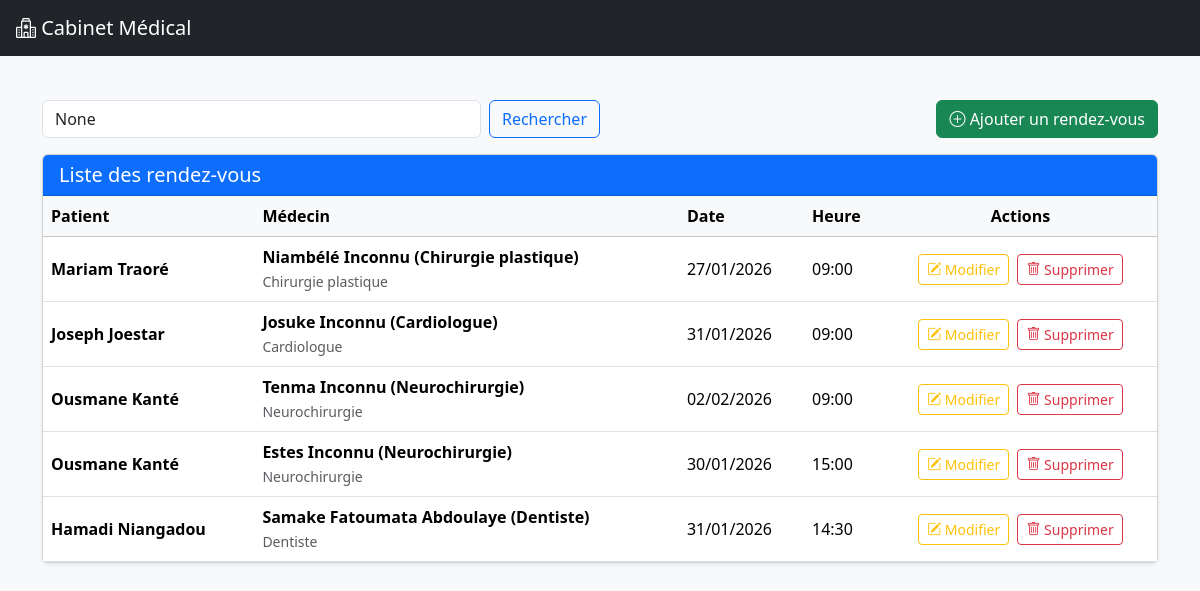
Screenshot of /rendezvous/ with the database file from the repository.
### rendezvous/models.py (models this page shows, shortened)
class RendezVous(models.Model):
    patient = models.ForeignKey("patients.Patient", on_delete=models.CASCADE, related_name="rendezvous")
    medecin = models.ForeignKey("medecins.Medecin", on_delete=models.CASCADE, related_name="rendezvous")
    date_rendezvous = models.DateField()
    heure_rendezvous = models.TimeField()

### patients/models.py (models this page shows)
class Patient(models.Model):
    nom = models.CharField(max_length=100)
    prenom = models.CharField(max_length=100)
    date_naissance = models.DateField()
    adresse = models.TextField(blank=True, null=True)
    telephone = models.CharField(max_length=20, blank=True, null=True)
    email = models.EmailField(blank=True, null=True)
    def __str__(self):
        return f"{self.prenom} {self.nom}"

### medecins/models.py (models this page shows)
class Medecin(models.Model):
    nom = models.CharField(max_length=100)
    prenom = models.CharField(max_length=100, default="Inconnu")
    specialite = models.CharField(max_length=100)
    telephone = models.CharField(max_length=20)
    email = models.EmailField( blank=True, null=True)
    def __str__(self):
        return f"{self.nom} {self.prenom} ({self.specialite})"

### rendezvous/views.py (the view)
# urls.py: path('', views.rendezvous_list, name='rendezvous_list'),
def rendezvous_list(request):
    rendezvous = RendezVous.objects.all()
    query = request.GET.get('q')
    if query:
        rendezvous = rendezvous.filter(
            patient__nom__icontains=query
        ) | rendezvous.filter(
            medecin__nom__icontains=query
        )
    return render(request, 'rendezvous/rendezvous_list.html', {
        'rendezvous': rendezvous,
        'query': query,
    })

### consultations/context_processors.py (called while the page is built)
def notifications_context(request):
    today = date.today()
    consultations_today = Consultation.objects.filter(date_consultation=today).count()
    rendezvous_today = RendezVous.objects.filter(date_rendezvous=today).count()
    notifications = []
    if consultations_today > 0:
        notifications.append(f"{consultations_today} consultations prévues aujourd’hui")
    if rendezvous_today > 0:
        notifications.append(f"{rendezvous_today} rendez-vous prévus aujourd’hui")
    return {
        "notifications": notifications,
        "notifications_count": len(notifications),
    }

### rendezvous/templates/rendezvous/rendezvous_list.html (shortened to what this page needs)
{% extends "base.html" %}
{% block content %}
<div class="container mt-4">
    <div class="d-flex justify-content-between align-items-center mb-3">
        <form method="get" class="d-flex w-50">
            <input type="text" name="q" value="{{ query }}" class="form-control me-2" placeholder="Rechercher par patient ou médecin">
            <button type="submit" class="btn btn-outline-primary">Rechercher</button>
        </form>
        <a href="{% url 'rendezvous_create' %}" class="btn btn-success">
            <i class="bi bi-plus-circle"></i> Ajouter un rendez-vous
        </a>
    </div>
    <div class="card shadow-sm">
        <div class="card-header bg-primary text-white">
            <h5 class="mb-0">Liste des rendez-vous</h5>
        </div>
        <div class="card-body p-0">
            <table class="table table-hover align-middle mb-0">
                <thead class="table-light">
                    <tr>
                        <th>Patient</th>
                        <th>Médecin</th>
                        <th>Date</th>
                        <th>Heure</th>
                        <th class="text-center">Actions</th>
                    </tr>
                </thead>
                <tbody>
                    {% for rdv in rendezvous %}
                    <tr>
                        <td><strong>{{ rdv.patient }}</strong></td>
                        <td>
                            <strong>{{ rdv.medecin }}</strong><br>
                            <small class="text-muted">{{ rdv.medecin.specialite }}</small>
                        </td>
                        <td>{{ rdv.date_rendezvous|date:"d/m/Y" }}</td>
                        <td>{{ rdv.heure_rendezvous|time:"H:i" }}</td>
                        <td class="text-center text-nowrap">
                            <a href="{% url 'rendezvous_update' rdv.pk %}" class="btn btn-outline-warning btn-sm me-1">
                                <i class="bi bi-pencil-square"></i> Modifier
                            </a>
                            <a href="{% url 'rendezvous_delete' rdv.pk %}" class="btn btn-outline-danger btn-sm">
                                <i class="bi bi-trash"></i> Supprimer
                            </a>
                        </td>
                    </tr>
                    {% empty %}
                    <tr>
                        <td colspan="5" class="text-center text-muted">Aucun rendez-vous enregistré.</td>
                    </tr>
                    {% endfor %}
                </tbody>
            </table>
        </div>
    </div>
</div>
{% endblock %}

### templates/base.html (shortened to what this page needs)
<!DOCTYPE html>
<html lang="fr">
<head>
    <link href="https://cdn.jsdelivr.net/npm/bootstrap@5.3.2/dist/css/bootstrap.min.css" rel="stylesheet">
    <link href="https://cdn.jsdelivr.net/npm/bootstrap-icons@1.11.1/font/bootstrap-icons.css" rel="stylesheet">
</head>
<body>
    <nav class="navbar navbar-expand-lg navbar-dark bg-dark px-3">
        <a class="navbar-brand" href="{% url 'home' %}">
            <i class="bi bi-hospital"></i> Cabinet Médical
        </a>
    </nav>
    <div class="main">
        <div class="content">
            {% block content %}{% endblock %}
        </div>
    </div>
</body>
</html>

### templates/base.html (style rules this page uses)
body { min-height: 100vh; display: flex; flex-direction: column; }
.main { flex-grow: 1; display: flex; }
.content { flex-grow: 1; padding: 20px; background-color: #f8f9fa; }

### rows the page displays
RendezVous: patient "Mariam Traoré", medecin "Niambélé Inconnu (Chirurgie plastique)", medecin.specialite "Chirurgie plastique", date_rendezvous "27/01/2026", heure_rendezvous "09:00"
RendezVous: patient "Joseph Joestar", medecin "Josuke Inconnu (Cardiologue)", medecin.specialite "Cardiologue", date_rendezvous "31/01/2026", heure_rendezvous "09:00"
RendezVous: patient "Ousmane Kanté", medecin "Tenma Inconnu (Neurochirurgie)", medecin.specialite "Neurochirurgie", date_rendezvous "02/02/2026", heure_rendezvous "09:00"
RendezVous: patient "Ousmane Kanté", medecin "Estes Inconnu (Neurochirurgie)", medecin.specialite "Neurochirurgie", date_rendezvous "30/01/2026", heure_rendezvous "15:00"
RendezVous: patient "Hamadi Niangadou", medecin "Samake Fatoumata Abdoulaye (Dentiste)", medecin.specialite "Dentiste", date_rendezvous "31/01/2026", heure_rendezvous "14:30"
